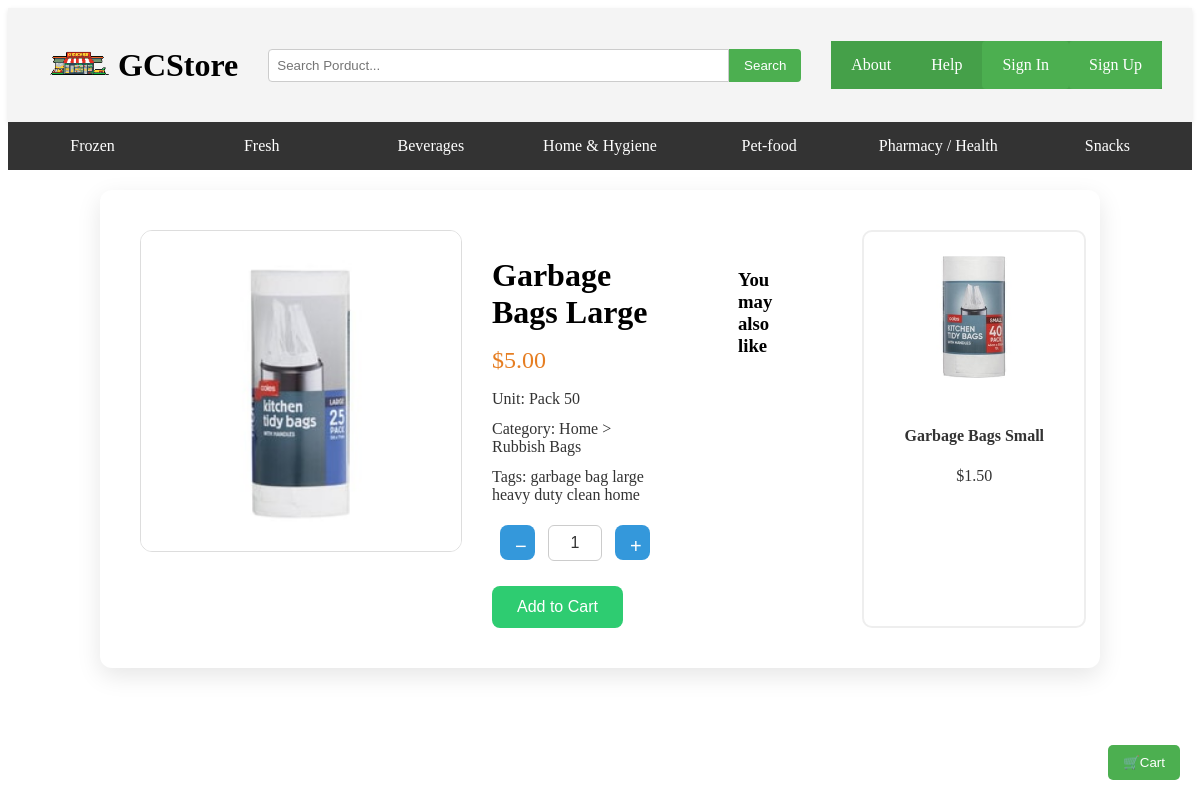
Page /demo/product.php?id=2004 on the committed database.
### tables this page shows
CREATE TABLE `products` (
  `product_id` int(10) UNSIGNED DEFAULT NULL,
  `product_name` varchar(20) DEFAULT NULL,
  `unit_price` float(8,2) DEFAULT NULL,
  `unit_quantity` varchar(15) DEFAULT NULL,
  `in_stock` int(10) UNSIGNED DEFAULT NULL,
  `category` varchar(30) DEFAULT NULL,
  `image_path` varchar(100) DEFAULT NULL,
  `keywords` varchar(255) DEFAULT NULL
);

### demo/product.php (the view, shortened to what this page needs)
<?php
include("db.php");
$product_id = $_GET['id'] ?? null;
$stmt = $conn->prepare("SELECT * FROM products WHERE product_id = ?");
$stmt->bind_param("i", $product_id);
$stmt->execute();
$result = $stmt->get_result();
$product = $result->fetch_assoc();
$keywords = $product['keywords'];
$category = explode(">", $product['category'])[0];
$like = '%' . explode(" ", $keywords)[0] . '%';
$stmt_related = $conn->prepare("
    SELECT * FROM products
    WHERE product_id != ?
      AND (keywords LIKE ? OR category LIKE ?)
    LIMIT 4
");
$stmt_related->bind_param("iss", $product['product_id'], $like, $category);
$stmt_related->execute();
$result_related = $stmt_related->get_result();
?>
<!DOCTYPE html>
<html lang="en">
<head>
  <link rel="stylesheet" href="css/style.css">
  <link rel="stylesheet" href="css/product.css">
</head>
<body>
<?php include("header.php"); ?>
<?php include("categoryview.php"); ?>
<div class="container">
  <div class="product-detail">
    <div class="product-image">
      <img src="<?= $product['image_path'] ?>" alt="<?= $product['product_name'] ?>">
    </div>
    <div class="product-info">
      <h2><?= $product['product_name'] ?></h2>
      <p class="price">$<?= number_format($product['unit_price'], 2) ?></p>
      <p class="unit">Unit: <?= $product['unit_quantity'] ?></p>
      <p class="category">Category: <?= $product['category'] ?></p>
      <p class="keywords">Tags: <?= $product['keywords'] ?></p>
      <form class="cart-form" method="POST">
        <div class="cart-controls">
          <button type="button" class="decrease-btn">−</button>
          <input type="text" name="quantity" value="1" class="quantity-input" readonly>
          <button type="button" class="increase-btn">+</button>
        </div>
        <button type="submit" class="add-to-cart-btn">Add to Cart</button>
      </form>
    </div>
  <h3 style="padding: 20px 50px;">You may also like</h3>
    <div class="related-products">
      <?php while ($item = $result_related->fetch_assoc()): ?>
        <a href="product.php?id=<?= $item['product_id'] ?>" class="related-card">
          <img src="<?= $item['image_path'] ?>" alt="<?= $item['product_name'] ?>">
          <h4><?= $item['product_name'] ?></h4>
          <p>$<?= number_format($item['unit_price'], 2) ?></p>
        </a>
      <?php endwhile; ?>
    </div>
  </div>
</div>
</body>
</html>

### demo/css/style.css (style rules this page uses)
:root { --primary: #4CAF50; --hover: #45a049; --danger: #e74c3c; --gray: #ccc; }
button, input[type="submit"] { padding: 10px 15px; background-color: var(--primary); border: none; color: white; border-radius: 5px; cursor: pointer; transition: background 0.3s ease; }
.container { max-width: 1000px; margin: 0 auto; padding: 20px; }
.add-to-cart-btn { margin-top: 10px; padding: 8px 12px; border: none; background-color: #4CAF50; color: white; border-radius: 4px; cursor: pointer; }
.cart-controls { display: flex; align-items: center; justify-content: center; margin-top: 10px; gap: 5px; }
.cart-controls button { background-color: #4CAF50; color: white; border: none; border-radius: 6px; font-size: 16px; width: 32px; height: 32px; cursor: pointer; transition: background-color 0.2s; }
.cart-controls .quantity-input { width: 48px; height: 32px; text-align: center; font-size: 16px; border: 1px solid #ccc; border-radius: 6px; background-color: white; color: #333; }

### demo/css/product.css (style rules this page uses)
.product-detail { display: flex; gap: 30px; padding: 40px; max-width: 1000px; margin: auto; border-radius: 12px; background: #fff; box-shadow: 0 8px 24px rgba(0,0,0,0.1); }
.product-image img { width: 320px; height: auto; border-radius: 12px; object-fit: cover; border: 1px solid #ddd; }
.product-info { flex: 1; display: flex; flex-direction: column; justify-content: space-between; }
.product-info h2 { font-size: 2em; margin-bottom: 10px; }
.product-info .price { font-size: 1.5em; color: #e67e22; margin-bottom: 10px; }
.product-info p { margin: 6px 0; font-size: 1em; color: #333; }
.cart-controls { display: flex; align-items: center; margin: 15px 0; }
.cart-controls button { background-color: #3498db; border: none; color: white; font-size: 20px; width: 35px; height: 35px; border-radius: 8px; margin: 0 8px; cursor: pointer; }
.quantity-input { width: 50px; text-align: center; border: 1px solid #ccc; font-size: 16px; border-radius: 6px; height: 35px; }
.add-to-cart-btn { background-color: #2ecc71; border: none; color: white; padding: 12px 25px; font-size: 16px; border-radius: 8px; cursor: pointer; transition: background-color 0.3s ease; }
.related-products { display: flex; flex-wrap: wrap; gap: 20px; justify-content: flex-start; margin-left: 10px; }
.related-card { width: 200px; border: 2px solid #eee; padding: 10px; border-radius: 10px; text-align: center; text-decoration: none; color: #333; transition: all 0.3s ease; background: white; }
.related-card img { width: 100%; height: 150px; object-fit: contain; margin-bottom: 10px; }

### rows in the picture
products: image_path (picture), product_name "Garbage Bags Large", unit_price "5.00", unit_quantity "Pack 50", category "Home > Rubbish Bags", keywords "garbage bag large heavy duty clean home"
products: image_path (picture), product_name "Garbage Bags Small", unit_price "1.50"
